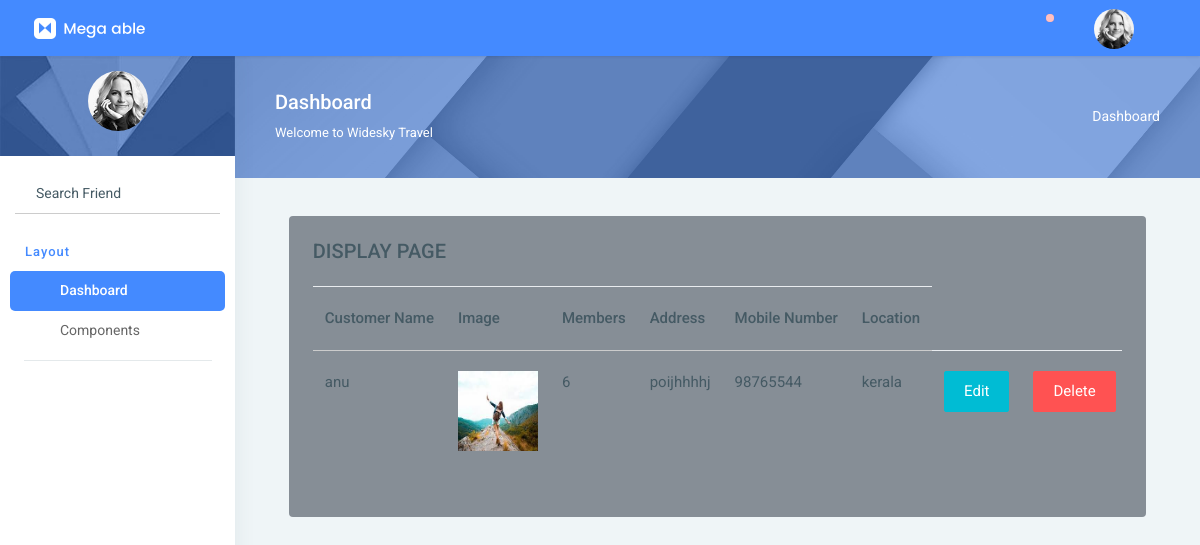
/tourismapp/displaypage_fn/, run on the app's committed database.
### tourismapp/models.py (models this page shows)
class customerdb(models.Model):
    cname=models.CharField(max_length=50,null=True,blank=True)
    cimage=models.ImageField(upload_to="categoryImage",null=True,blank=True)
    members =models.IntegerField(null=True,blank=True)
    address=models.CharField(max_length=50,null=True,blank=True)
    mobileno=models.IntegerField(null=True,blank=True)
    location=models.CharField(max_length=50,null=True,blank=True)

### tourismapp/views.py (the view)
# urls.py: path('displaypage_fn/',views.displaypage_fn,name="displaypage_fn"),
def displaypage_fn(req):
    data=customerdb.objects.all()
    return render(req,'displaypage.html',{'data':data})

### tourismapp/templates/displaypage.html (shortened to what this page needs)
<!DOCTYPE html>
{% extends 'index.html' %}
{% block content %}
<html lang="en">
<head>
</head>
<body>
<div class="col-12" style="font-size:15px">
                        <div class="bg-secondary rounded h-100 p-4">
                            <h6 class="mb-4" style="font-size:20px">DISPLAY PAGE</h6>
                            <div class="table-responsive">
                                <table class="table">
                                    <thead>
                                        <tr>
                                            <th scope="col">Customer Name</th>
                                            <th scope="col">Image</th>
                                            <th scope="col">Members</th>
                                            <th scope="col">Address</th>
                                            <th scope="col">Mobile Number</th>
                                            <th scope="col">Location</th>
                                        </tr>
                                    </thead>
                                    <tbody>
                                    {% for i in data %}
                                        <tr>
                                          <td>{{i.cname}}</td>
                                          <td>
                                            <img src="{{i.cimage.url}}" width="80px" height="80px">
                                          </td>
                                          <td>{{i.members}}</td>
                                          <td>{{i.address}}</td>
                                          <td>{{i.mobileno}}</td>
                                          <td>{{i.location}}</td>
                                             <form action="{% url 'editcustomer_fn'  dataid=i.id %}">
                                            <td>
                                           <button type="submit" class="btn btn-info">edit</button>
                                            </td>
                                          </form>
                                            <form action="{% url 'deletecustomer'  dataid=i.id %}">
                                            <td>
                                              <button type="submit" class="btn btn-danger">delete</button>
                                            </td>
                                          </form>
                                        </tr>
                                    {% endfor %}
                                    </tbody>
                                </table>
                            </div>
                        </div>
                    </div>
{% endblock %}

### data on the page
customerdb: cname "anu", cimage (picture), members "6", address "poijhhhhj", mobileno "98765544", location "kerala"
